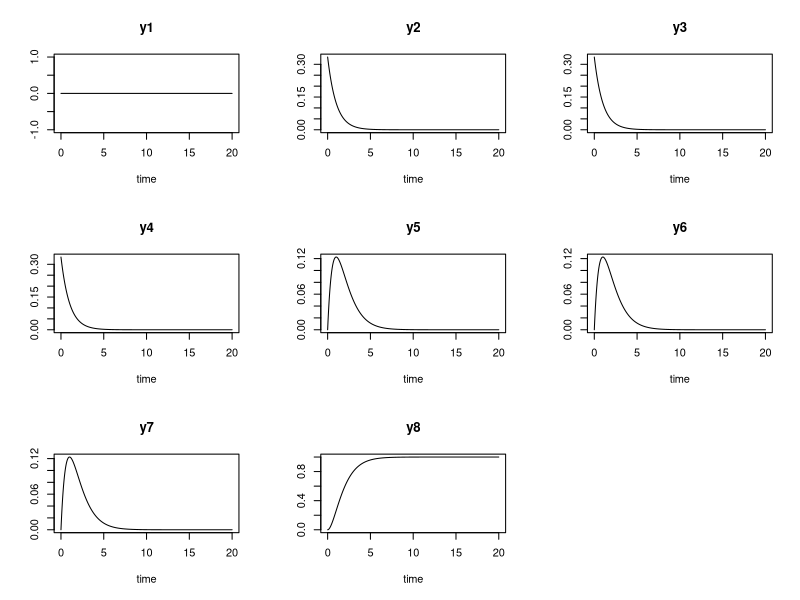
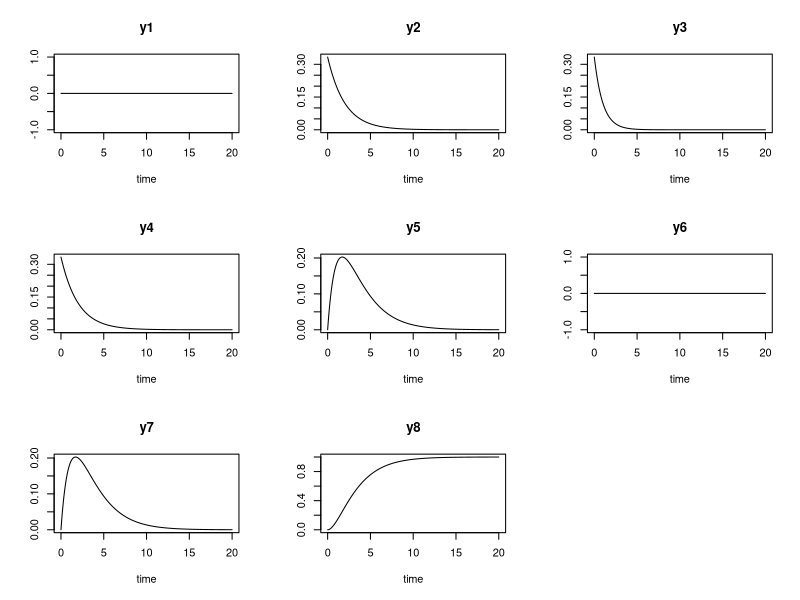
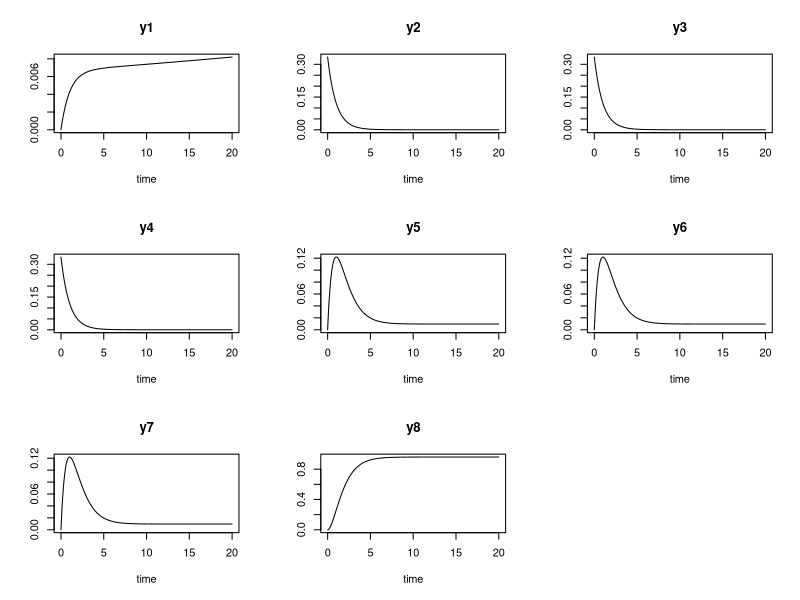

Reproduce these figures in R, in order.
th <- 1/3
library(deSolve)

#### SI triangle network ####
trinet <- function(t, y, parms) {
  with(as.list(c(y,parms)), {
    dy1 <- 0
    dy2 <- -2  * b * y[2]
    dy3 <- -2  * b * y[3]
    dy4 <- -2  * b * y[4]
    dy5 <- b * (y[2] + y[3] - 2 * y[5])
    dy6 <- b * (y[2] + y[4] - 2 * y[6])
    dy7 <- b * (y[3] + y[4] - 2 * y[7])
    dy8 <- 2 * b * (y[5] + y[6] + y[7])
    list(c(dy1, dy2, dy3, dy4, dy5, dy6, dy7, dy8))
  })
}
yini <- c(y1 = 0, y2 = th, y3 = th, y4 = th, y5 = 0, y6 = 0, y7 = 0, y8 = 0)
parms <- c(b=0.5)
times <- seq(from = 0, to = 20, by = 0.01)
out <- ode (times = times, y = yini, func = trinet, parms = parms)
png(filename = "./trinet.png")
plot(out)
dev.off()

#### SI line network ####

trilin <- function(t, y, parms) {
  with(as.list(c(y,parms)), {
    dy1 <- 0
    dy2 <- -b * y[2]
    dy3 <- -2  * b * y[3]
    dy4 <- -b * y[4]
    dy5 <- b * (y[2] + y[3] - y[5])
    dy6 <- -2 * b * y[6]
    dy7 <- b * (y[3] + y[4] - y[7])
    dy8 <- b * (y[5] + 2 * y[6] + y[7])
    list(c(dy1, dy2, dy3, dy4, dy5, dy6, dy7, dy8))
  })
}
yini <- c(y1 = 0, y2 = th, y3 = th, y4 = th, y5 = 0, y6 = 0, y7 = 0, y8 = 0)
parms <- c(b=0.5)
times <- seq(from = 0, to = 20, by = 0.01)
out <- ode (times = times, y = yini, func = trilin, parms = parms)
png(filename = "./trilin.png")
plot(out)
dev.off()

#### SIS triangle network ####

sistrilin <- function(t, y, parms) {
  with(as.list(c(y,parms)), {
    dy1 <- g * (y[1] + y[2] + y[3])
    dy2 <- g * (y[5] + y[6]) - (2 * b + g) * y[2]
    dy3 <- g * (y[5] + y[7]) - (2 * b + g) * y[3]
    dy4 <- g * (y[6] + y[7]) - (2 * b + g) * y[4]
    dy5 <- g * y[8] + b * (y[2] + y[3]) - 2 * (b + g) * y[5]
    dy6 <- g * y[8] + b * (y[2] + y[4]) - 2 * (b + g) * y[6]
    dy7 <- g * y[8] + b * (y[3] + y[4]) - 2 * (b + g) * y[7]
    dy8 <- 2 * b * (y[5] + y[6] + y[7]) - 3 * g * y[8]
    list(c(dy1, dy2, dy3, dy4, dy5, dy6, dy7, dy8))
  })
}
yini <- c(y1 = 0, y2 = th, y3 = th, y4 = th, y5 = 0, y6 = 0, y7 = 0, y8 = 0)
parms <- c(b=0.5, g=0.01)
times <- seq(from = 0, to = 20, by = 0.01)
out <- ode (times = times, y = yini, func = sistrilin, parms = parms)
png(filename = "./sis_trinet.png")
plot(out)
dev.off()
